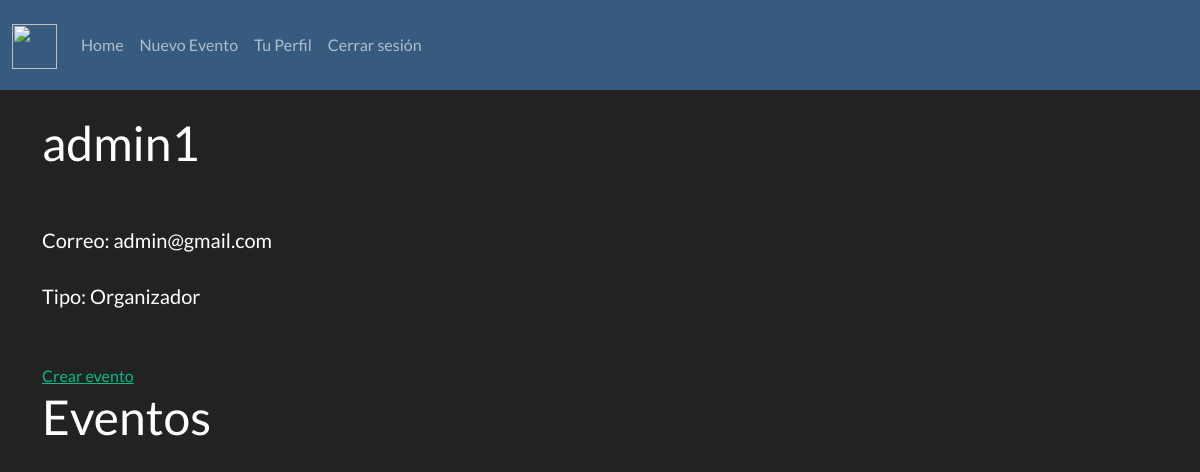
/user/admin1 (signed in), run on an earlier commit of the app's database.
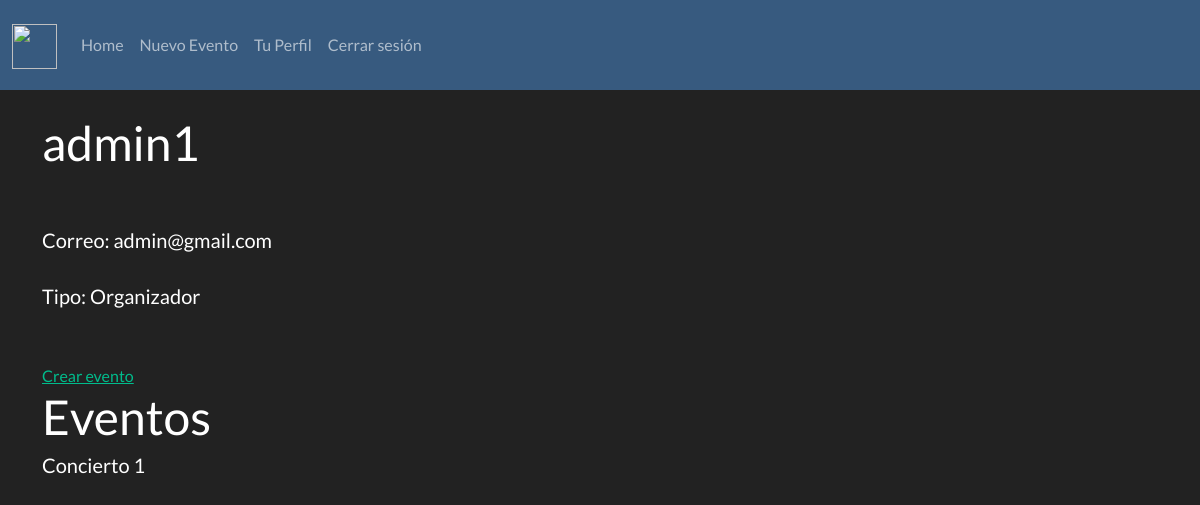
And on a later commit of the database.
### app/models.py (models this page shows, shortened)
class User(db.Model, UserMixin):
	id = db.Column(db.Integer, primary_key=True)
	nombre = db.Column(db.String(320), nullable=False)
	username = db.Column(db.String(25), unique=True, nullable=False)
	email = db.Column(db.String(320), unique=True, nullable=False)
	password = db.Column(db.String(25), nullable=False)
	eventos = db.relationship('Evento', backref='creator', lazy=True)
	@hybrid_property
	def tipo(self):
		if Administrador.query.filter_by(id=self.id).first():
			return "Administrador"
		elif Comprador.query.filter_by(id=self.id).first():
			return "Comprador"
		elif Organizador.query.filter_by(id=self.id).first():
			return "Organizador"

class Evento(db.Model):
	id = db.Column(db.Integer, primary_key=True)
	nombre = db.Column(db.String(320), nullable=False)
	descripcion = db.Column(db.Text)
	fecha = db.Column(db.DateTime, nullable=False)
	user_id = db.Column(db.Integer, db.ForeignKey('user.id'), nullable=False)

### app/routes.py (the view)
@app.route('/user/<username>')
@login_required
def profile(username):
	user = User.query.filter_by(username=username).first_or_404()
	return render_template('profile.html', user=user)

### app/models.py (called while the page is built)
@login_manager.user_loader
def load_user(user_id):
	return User.query.get(int(user_id))

### app/templates/profile.html (shortened to what this page needs)
{% extends 'layout.html' %}
{% block body %}
<br>
	<h1>{{ user.username }}</h1>
	<br><br>
	<h5>Correo: {{ user.email }}</h5>
	<br>
	<h5>Tipo: {{ user.tipo }}</h5>
	<br>
<br>
{% if user.tipo == "Organizador" %}
	<a href="{{ url_for('nuevo_evento') }}" class="button">Crear evento</a>
	<h1>Eventos</h1>
	{% for evento in user.eventos %}
		<h5>{{ evento.nombre }}</h5>
	{% endfor %}
{% endif %}
{% endblock %}

### app/templates/layout.html (shortened to what this page needs)
<!DOCTYPE html>
<html lang="en">
<head>
    <link rel="stylesheet" href="https://bootswatch.com/5/darkly/bootstrap.min.css">
</head>
<body>
    <nav class="navbar navbar-expand-lg navbar-dark bg-primary">
        <div class="container-fluid">
          <a class="navbar-brand" href="{{ url_for('home') }}">
            <img src="{{ url_for('static', filename = 'assets/GF.png') }}" alt="" width="45" height="45" class="d-inline-block align-text-top">
          </a>
          <div class="collapse navbar-collapse" id="navbarSupportedContent">
            <ul class="navbar-nav me-auto mb-2 mb-lg-0">
              <li class="nav-item">
                <a class="nav-link" href="{{ url_for('home') }}">Home</a>
              </li>
              {% if current_user.tipo == "Organizador" %}
                <li class="nav-item">
                  <a class="nav-link" href="{{ url_for('nuevo_evento') }}">Nuevo Evento</a>
                </li>
              {% endif %}
              {% if current_user.is_authenticated %}
                <li class="nav-item">
                  <a class="nav-link" href="{{ url_for('profile', username=current_user.username) }}">Tu Perfil</a>
                </li>
                <li class="nav-item">
                  <a class="nav-link" href="{{ url_for('logout') }}">Cerrar sesión</a>
                </li>
              {% endif %}
              </ul>
          </div>
        </div>
      </nav>
    <div class="container">
    {% block body %}
    {% endblock %}
    </div>
</body>
</html>

What changed in the data, as far as the page shows it:
added Evento: nombre "Concierto 1"
